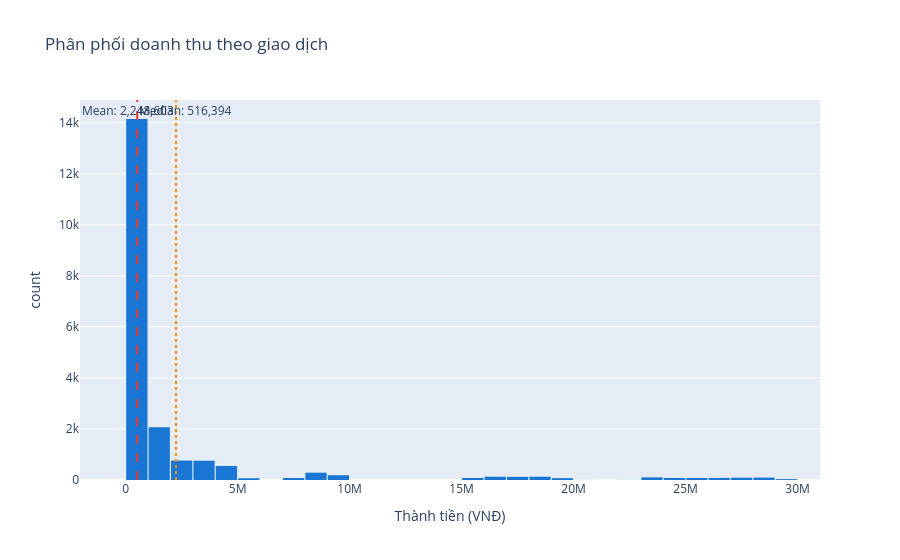

Here is the notebook cell this chart was saved with:
### Code cell
# Histogram phân phối doanh thu
fig = px.histogram(
    df, x="THANHTIEN", nbins=60,
    title="Phân phối doanh thu theo giao dịch",
    labels={"THANHTIEN": "Thành tiền (VNĐ)", "count": "Số giao dịch"},
    color_discrete_sequence=["#1976d2"],
)
fig.add_vline(x=overall_stats["median"], line_dash="dash", line_color="#e53935",
              annotation_text=f"Median: {overall_stats['median']:,.0f}", annotation_position="top right")
fig.add_vline(x=overall_stats["mean"], line_dash="dot", line_color="#fb8c00",
              annotation_text=f"Mean: {overall_stats['mean']:,.0f}", annotation_position="top left")
fig.update_layout(bargap=0.05)
fig.show()

### Figure 1 — Plotly figure (JSON) as saved in the notebook; plotly's stock layout.template omitted (floating-point values rounded to 4 significant figures; data arrays with more than 128 entries replaced by an {"elided": "..."} marker saying what was removed)
{"data": [{"bingroup": "x", "hovertemplate": "Thành tiền (VNĐ)=%{x}<br>count=%{y}<extra></extra>", "legendgroup": "", "marker": {"color": "#1976d2", "pattern": {"shape": ""}}, "name": "", "nbinsx": 60, "orientation": "v", "showlegend": false, "type": "histogram", "x": {"elided": "20000 float values"}, "xaxis": "x", "yaxis": "y"}], "layout": {"annotations": [{"showarrow": false, "text": "Median: 516,394", "x": 516394, "xanchor": "left", "xref": "x", "y": 1, "yanchor": "top", "yref": "y domain"}, {"showarrow": false, "text": "Mean: 2,248,603", "x": 2249000.0, "xanchor": "right", "xref": "x", "y": 1, "yanchor": "top", "yref": "y domain"}], "bargap": 0.05, "barmode": "relative", "legend": {"tracegroupgap": 0}, "shapes": [{"line": {"color": "#e53935", "dash": "dash"}, "type": "line", "x0": 516394, "x1": 516394, "xref": "x", "y0": 0, "y1": 1, "yref": "y domain"}, {"line": {"color": "#fb8c00", "dash": "dot"}, "type": "line", "x0": 2249000.0, "x1": 2249000.0, "xref": "x", "y0": 0, "y1": 1, "yref": "y domain"}], "title": {"text": "Phân phối doanh thu theo giao dịch"}, "xaxis": {"anchor": "y", "domain": [0, 1], "title": {"text": "Thành tiền (VNĐ)"}}, "yaxis": {"anchor": "x", "domain": [0, 1], "title": {"text": "count"}}}}
